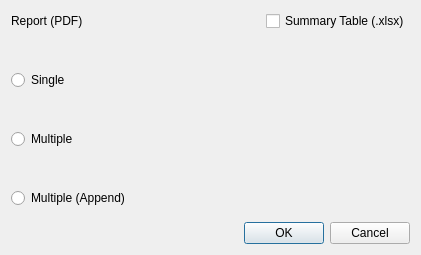
<?xml version="1.0" encoding="UTF-8"?>
<ui version="4.0">
 <class>Dialog</class>
 <widget class="QDialog" name="Dialog">
  <property name="geometry">
   <rect>
    <x>0</x>
    <y>0</y>
    <width>421</width>
    <height>255</height>
   </rect>
  </property>
  <property name="windowTitle">
   <string>Dialog</string>
  </property>
  <layout class="QGridLayout" name="gridLayout">
   <item row="0" column="0" colspan="3">
    <layout class="QHBoxLayout" name="horizontalLayout">
     <item>
      <widget class="QLabel" name="label">
       <property name="text">
        <string>Report (PDF)</string>
       </property>
      </widget>
     </item>
     <item>
      <spacer name="horizontalSpacer">
       <property name="orientation">
        <enum>Qt::Horizontal</enum>
       </property>
       <property name="sizeHint" stdset="0">
        <size>
         <width>40</width>
         <height>20</height>
        </size>
       </property>
      </spacer>
     </item>
     <item>
      <widget class="QCheckBox" name="checkBox_summary">
       <property name="text">
        <string>Summary Table (.xlsx)</string>
       </property>
      </widget>
     </item>
    </layout>
   </item>
   <item row="2" column="2">
    <widget class="QDialogButtonBox" name="buttonBox">
     <property name="orientation">
      <enum>Qt::Horizontal</enum>
     </property>
     <property name="standardButtons">
      <set>QDialogButtonBox::Cancel|QDialogButtonBox::Ok</set>
     </property>
    </widget>
   </item>
   <item row="1" column="0" rowspan="2" colspan="2">
    <layout class="QVBoxLayout" name="verticalLayout">
     <item>
      <widget class="QRadioButton" name="radio_single">
       <property name="text">
        <string>Single</string>
       </property>
      </widget>
     </item>
     <item>
      <widget class="QRadioButton" name="radio_multiple">
       <property name="text">
        <string>Multiple</string>
       </property>
      </widget>
     </item>
     <item>
      <widget class="QRadioButton" name="radio_append">
       <property name="text">
        <string>Multiple (Append)</string>
       </property>
      </widget>
     </item>
    </layout>
   </item>
   <item row="1" column="2">
    <spacer name="horizontalSpacer_2">
     <property name="orientation">
      <enum>Qt::Horizontal</enum>
     </property>
     <property name="sizeType">
      <enum>QSizePolicy::Preferred</enum>
     </property>
     <property name="sizeHint" stdset="0">
      <size>
       <width>20</width>
       <height>20</height>
      </size>
     </property>
    </spacer>
   </item>
  </layout>
 </widget>
 <resources/>
 <connections>
  <connection>
   <sender>buttonBox</sender>
   <signal>accepted()</signal>
   <receiver>Dialog</receiver>
   <slot>accept()</slot>
   <hints>
    <hint type="sourcelabel">
     <x>248</x>
     <y>254</y>
    </hint>
    <hint type="destinationlabel">
     <x>157</x>
     <y>274</y>
    </hint>
   </hints>
  </connection>
  <connection>
   <sender>buttonBox</sender>
   <signal>rejected()</signal>
   <receiver>Dialog</receiver>
   <slot>reject()</slot>
   <hints>
    <hint type="sourcelabel">
     <x>316</x>
     <y>260</y>
    </hint>
    <hint type="destinationlabel">
     <x>286</x>
     <y>274</y>
    </hint>
   </hints>
  </connection>
 </connections>
</ui>
